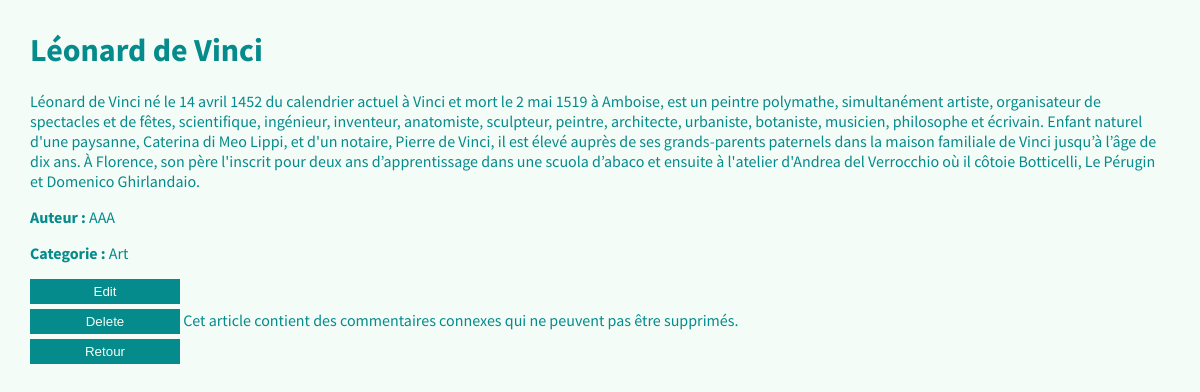
/article-show.php?id=1, run on the app's committed database.
### tables this page shows
CREATE TABLE IF NOT EXISTS `article` (
  `id` INT NOT NULL AUTO_INCREMENT,
  `titre` VARCHAR(45) NOT NULL,
  `text` TEXT(1000) NOT NULL,
  `auteur_id` INT NOT NULL,
  `categorie_id` INT NOT NULL,
  PRIMARY KEY (`id`),
  INDEX `fk_article_auteur_idx` (`auteur_id` ASC) ,
  INDEX `fk_article_categorie_idx` (`categorie_id` ASC) ,
  CONSTRAINT `fk_article_auteur`
    FOREIGN KEY (`auteur_id`)
    REFERENCES `utilisateur` (`id`)
    ON DELETE NO ACTION
    ON UPDATE NO ACTION,
  CONSTRAINT `fk_article_categorie`
    FOREIGN KEY (`categorie_id`)
    REFERENCES `categorie` (`id`)
    ON DELETE NO ACTION
    ON UPDATE NO ACTION);

CREATE TABLE IF NOT EXISTS `utilisateur` (
  `id` INT NOT NULL AUTO_INCREMENT,
  `nom` VARCHAR(45) NOT NULL,
  `email` VARCHAR(45) NOT NULL,
  PRIMARY KEY (`id`),
  UNIQUE INDEX `email_UNIQUE` (`email` ASC));

CREATE TABLE IF NOT EXISTS `categorie` (
  `id` INT NOT NULL AUTO_INCREMENT,
  `categorie` VARCHAR(45) NOT NULL,
  PRIMARY KEY (`id`));

### class/CRUD.php (called while the page is built, shortened)
<?php
class CRUD extends PDO {
    public function selectId($table, $value, $field = 'id'){
        $sql = "SELECT * FROM $table WHERE $field = '$value'";
        $stmt = $this->query($sql);
        $count = $stmt->rowCount();
        if($count == 1){
            return $stmt->fetch();
        }else{
            header('location: index.php');
        }
    }
    public function ilYaComments($articleId){
        $sql = "SELECT COUNT(*) FROM commentaire WHERE article_id = :articleId";
        $stmt = $this->prepare($sql);
        $stmt->bindValue(":articleId", $articleId);
        $stmt->execute();
        $count = $stmt->fetchColumn();
        return ($count > 0);
    }
}
?>

### article-show.php (the view, shortened to what this page needs)
<?php
if(isset($_GET['id']) && $_GET['id']!=null ){
    $id= $_GET['id'];
    require_once('class/CRUD.php');
    $crud = new CRUD;
    $article = $crud->selectId('article', $id);
    extract($article);
    $categorie = $crud->selectId('categorie', $categorie_id);
    $categorie_nom = $categorie['categorie'];
    $auteur = $crud->selectId('utilisateur', $auteur_id);
    $auteur_nom = $auteur['nom'];
}else{
    header('location:index.php');
}
?>
<!DOCTYPE html>
<html lang="en">
<head>
    <link rel="stylesheet" href="css/styles.css">
</head>
<body>
    <h1><?= $titre; ?></h1>
    <p><?= $text; ?></p>
    <p><strong>Auteur : </strong><?= $auteur_nom; ?></p>
    <p><strong>Categorie : </strong><?= $categorie_nom; ?></p>
    <button><a href="article-edit.php?id=<?= $id; ?>">Edit</a></button>
    <form action="article-delete.php" method="post">
        <button type="submit" name="delete">Delete</button>
        <?php
        if ($crud->ilYaComments($id)) {
            echo "Cet article contient des commentaires connexes qui ne peuvent pas être supprimés.";
        }
        ?>
    </form>
    <button><a href="index.php">Retour</a></button>
</body>
</html>

### css/styles.css (style rules this page uses)
* { box-sizing: border-box; }
body { font-family: 'Source Sans Pro', sans-serif; background-color: rgb(244, 252, 247); color: rgb(5, 139, 139); margin: 30px; }
button, input[type=submit] { padding: 10px; background-color: rgb(5, 139, 139); color: rgb(244, 252, 247); border: 0; }
a { text-decoration: none; background-color: rgb(5, 139, 139); color: rgb(244, 252, 247); padding: 5px; }
button, select { width: 150px; padding: 5px; text-align: center; }
button { margin-bottom: 5px; }

### data on the page
article: titre "Léonard de Vinci", text "Léonard de Vinci né le 14 avril 1452 du calendrier actuel à Vinci et mort le 2 mai 1519 à Amboise, est un peintre polymathe, simultanément artiste, organisateur de spectacles et de fêtes, scientifique, ingénieur, inventeur, anatomiste, sculpteur, peintre, architecte, urbaniste, botaniste, musicien, philosophe et écrivain. Enfant naturel d'une paysanne, Caterina di Meo Lippi, et d'un notaire, Pierre de Vinci, il est élevé auprès de ses grands-parents paternels dans la maison familiale de Vinci jusqu’à l’âge de dix ans. À Florence, son père l'inscrit pour deux ans d’apprentissage dans une scuola d’abaco et ensuite à l'atelier d'Andrea del Verrocchio où il côtoie Botticelli, Le Pérugin et…"
utilisateur: nom "AAA"
categorie: categorie "Art"
